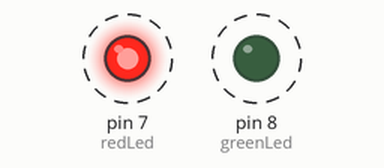
This sketch was run on a simulated Arduino Uno, built with avr-gcc and run on an emulated ATmega328P. On the bench: output pins drawn as LEDs (lit = HIGH). Dashed ring = blinking.

Above: at 0.5 s.
Timing chart, 0 to 4.6 s (numbered marks = the images above):
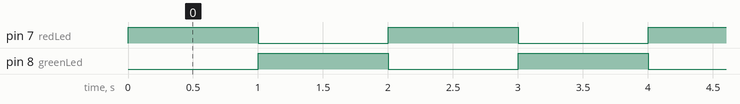

Measured:
- by itself, pin 7 (redLed), pin 8 (greenLed): alternates HIGH for 1.0 s and LOW for 1.0 s

The sketch:

b2.ino
```cpp
int redLed = 7;
int greenLed = 8;

void setup()
{
  pinMode(redLed, OUTPUT);
  pinMode(greenLed, OUTPUT);
}

void loop()
{
  digitalWrite(redLed, HIGH);
  digitalWrite(greenLed, LOW);
  delay(1000); // Wait for 1000 millisecond(s)
  digitalWrite(redLed, LOW);
  digitalWrite(greenLed, HIGH);
  delay(1000); // Wait for 1000 millisecond(s)
}
```
